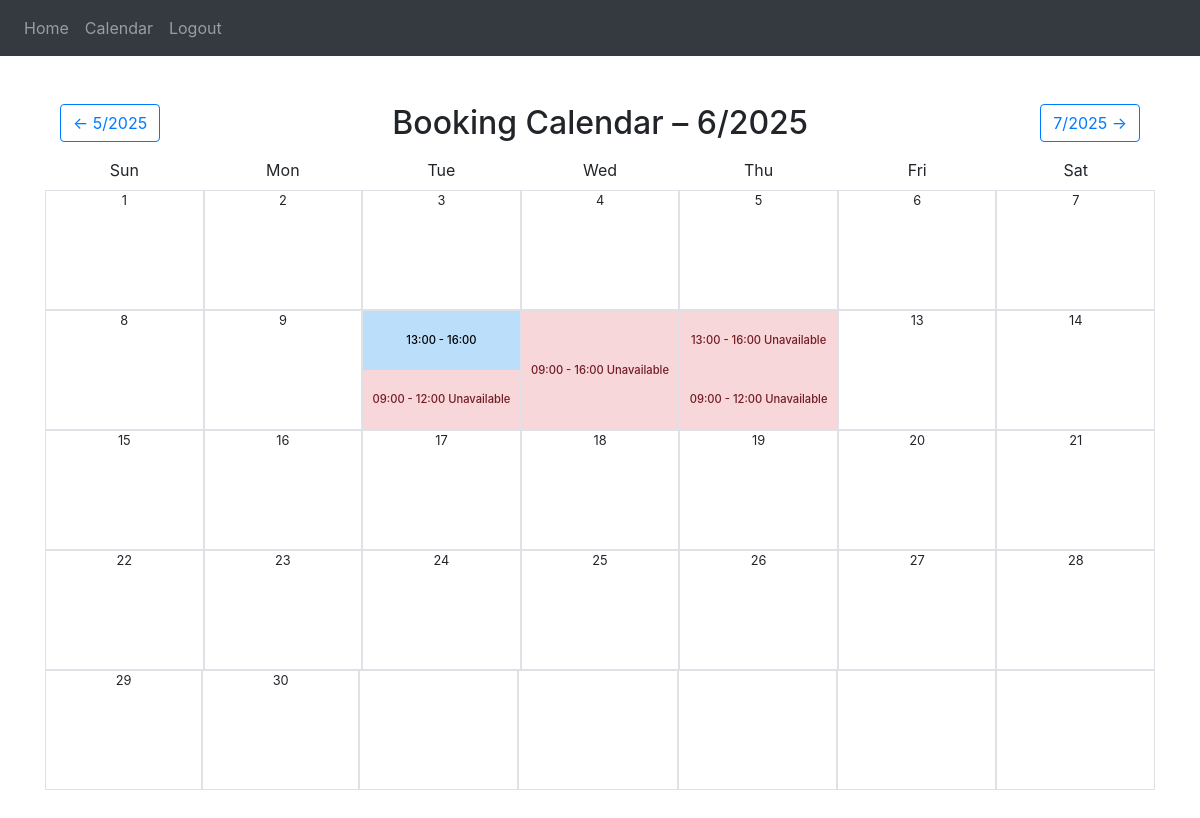
Page /calendar (signed in) on the committed database.
### BookingSystem/userModel.py (models this page shows)
class Booking(db.Model, UserMixin):
    id = db.Column(db.Integer, primary_key=True)
    user_id = db.Column(db.Integer, db.ForeignKey('user.id'))
    name = db.Column(db.String(100), nullable=False)
    date = db.Column(db.Date, nullable=False)
    training_type = db.Column(db.String(50), nullable=False)
    time_slot = db.Column(db.String(20), nullable=False)
    created_at = db.Column(db.DateTime, default=datetime.utcnow)

### BookingSystem/views.py (the view)
@views.route('/calendar')
@views.route('/calendar/<int:year>/<int:month>/', methods=['GET', 'POST'])
def calendar_view(year=None, month=None):
    today = date.today()
    if year is None or month is None:
        year, month = today.year, today.month
    first_day = date(year, month, 1)
    start_weekday = (first_day.weekday() + 1) % 7
    days_in_month = monthrange(year, month)[1]
    calendar_days = [None] * start_weekday + [date(year, month, d) for d in range(1, days_in_month + 1)]
    while len(calendar_days) % 7:
        calendar_days.append(None)
    bookings = Booking.query.filter(
        db.extract('year', Booking.date) == year,
        db.extract('month', Booking.date) == month
    ).all()
    booked_by_day = {}
    for booking in bookings:
        booked_by_day.setdefault(booking.date.day, []).append({
            "user_id": booking.user_id,
            "training_type": booking.training_type,
            "time_slot": booking.time_slot,
        })
    if month == 1:
        prev_month, prev_year = 12, year - 1
    else:
        prev_month, prev_year = month - 1, year
    if month == 12:
        next_month, next_year = 1, year + 1
    else:
        next_month, next_year = month + 1, year
    return render_template(
        'calendar.html',
        calendar_days=calendar_days,
        year=year,
        month=month,
        prev_year=prev_year,
        prev_month=prev_month,
        next_year=next_year,
        next_month=next_month,
        booked_by_day=booked_by_day,
        user=current_user
    )

### BookingSystem/__init__.py (called while the page is built)
def create_app():
    app = Flask(__name__)
    app.config['SECRET_KEY'] = 'ferit'
    app.config['SQLALCHEMY_DATABASE_URI'] = f'sqlite:///{DB_NAME}'
    db.init_app(app)
    from .views import views
    from .auth import auth
    app.register_blueprint(views, url_prefix = '/')
    app.register_blueprint(auth, url_prefix = '/')
    from .userModel import User, Note
    login_manager = LoginManager()
    login_manager.login_view = 'auth.login'
    login_manager.init_app(app)
    @login_manager.user_loader
    def laod_user(id):
        return User.query.get(int(id))
    with app.app_context():
        db.create_all()
    return app

### BookingSystem/templates/Calendar.html (shortened to what this page needs)
{% extends "base.html" %}
{% block content %}
<div class="container py-5">
  <div class="d-flex justify-content-between align-items-center mb-3">
    <a href="{{ url_for('views.calendar_view', year=prev_year, month=prev_month) }}" class="btn btn-outline-primary">
      &larr; {{ prev_month }}/{{ prev_year }}
    </a>
    <h2 class="mb-0">Booking Calendar – {{ month }}/{{ year }}</h2>
    <a href="{{ url_for('views.calendar_view', year=next_year, month=next_month) }}" class="btn btn-outline-primary">
      {{ next_month }}/{{ next_year }} &rarr;
    </a>
  </div>
  <div class="row text-center mb-2">
    {% for day in ['Sun', 'Mon', 'Tue', 'Wed', 'Thu', 'Fri', 'Sat'] %}
    <div class="col calendar-header">{{ day }}</div>
    {% endfor %}
  </div>
  {% for week in range(0, calendar_days|length, 7) %}
  <div class="row text-center">
    {% for day in calendar_days[week:week+7] %}
      {% if day %}
      <div class="col calendar-day p-0" onclick="openTrainingBookingModal('{{ day.isoformat() }}')">
        <div class="calendar-day-inner border">
          <div class="position-absolute top-0 start-0 w-100 text-start ps-1 small">{{ day.day }}</div>
              {% set bookings = booked_by_day.get(day.day) %}
                {% if bookings %}
                  {% for b in bookings %}
                    {% if b.user_id == user.id %}
                        <div class="calendar-slot slot-{{ b.training_type }}">{{ b.time_slot }}</div>
                        {% if b.training_type == 'full_day' %}
                            <div class="calendar-slot slot-full">{{ b.time_slot }}</div>
                        {% elif b.training_type == 'morning_half' %}
                            <div class="calendar-slot slot-morning">{{ b.time_slot }}</div>
                        {% elif b.training_type == 'afternoon_half' %}
                            <div class="calendar-slot slot-afternoon">{{ b.time_slot }}</div>
                        {% endif %}
                    {% else %}
                      <div class="calendar-slot slot-unavailable
                          {% if b.training_type == 'morning_half' %} unavailable-morning
                          {% elif b.training_type == 'afternoon_half' %} unavailable-afternoon
                          {% elif b.training_type == 'full_day' %} unavailable-full
                          {% endif %}">
                        {{ b.time_slot }} Unavailable
                      </div>
                    {% endif %}
                  {% endfor %}
              {% else %}
                <div class="calendar-slot" style="height: 100%; visibility: hidden;"></div>
              {% endif %}
        </div>
      </div>
      {% else %}
      <div class="col calendar-day text-muted border" style="height: 120px;"></div>
      {% endif %}
    {% endfor %}
  </div>
  {% endfor %}
</div>
{% endblock %}

### BookingSystem/templates/Calendar.html (style rules this page uses)
.calendar-day { height: 120px; position: relative; padding: 0; overflow: hidden; }
.calendar-day-inner { height: 100%; position: relative; width: 100%; }
.calendar-slot { height: 50%; width: 100%; position: absolute; left: 0; display: flex; align-items: center; justify-content: center; font-size: 0.7rem; font-weight: 500; color: #000; padding: 2px; text-align: center; }
.slot-afternoon { top: 0; background-color: #bbdefb; }
.slot-unavailable { background-color: #f8d7da; color: #721c24; height: 50%; width: 100%; position: absolute; display: flex; align-items: center; justify-content: center; font-size: 0.7rem; font-weight: 500; text-align: center; padding: 2px; }
.unavailable-morning { bottom: 0; height: 50%; }
.unavailable-afternoon { top: 0; height: 50%; }
.unavailable-full { top: 0; height: 100%; }

### rows in the picture
Booking: time_slot "09:00 - 12:00"
Booking: time_slot "13:00 - 16:00"
Booking: time_slot "09:00 - 16:00"
Booking: time_slot "13:00 - 16:00"
Booking: time_slot "09:00 - 12:00"

### other values in the picture
{{ prev_month }} "5"
{{ prev_year }} "2025"
{{ month }} "6"
{{ year }} "2025"
{{ next_month }} "7"
{{ next_year }} "2025"
{{ day }} "Sun" "Mon" "Tue" "Wed" "Thu" "Fri" "Sat"
{{ day.day }} "1" "2" "3" "4" "5" "6" "7" "8" "9" "13" "14" "15" "16" "17" "18" "19" "20" "21" "22" "23" "24" "25" "26" "27" "28" "29" "30"
